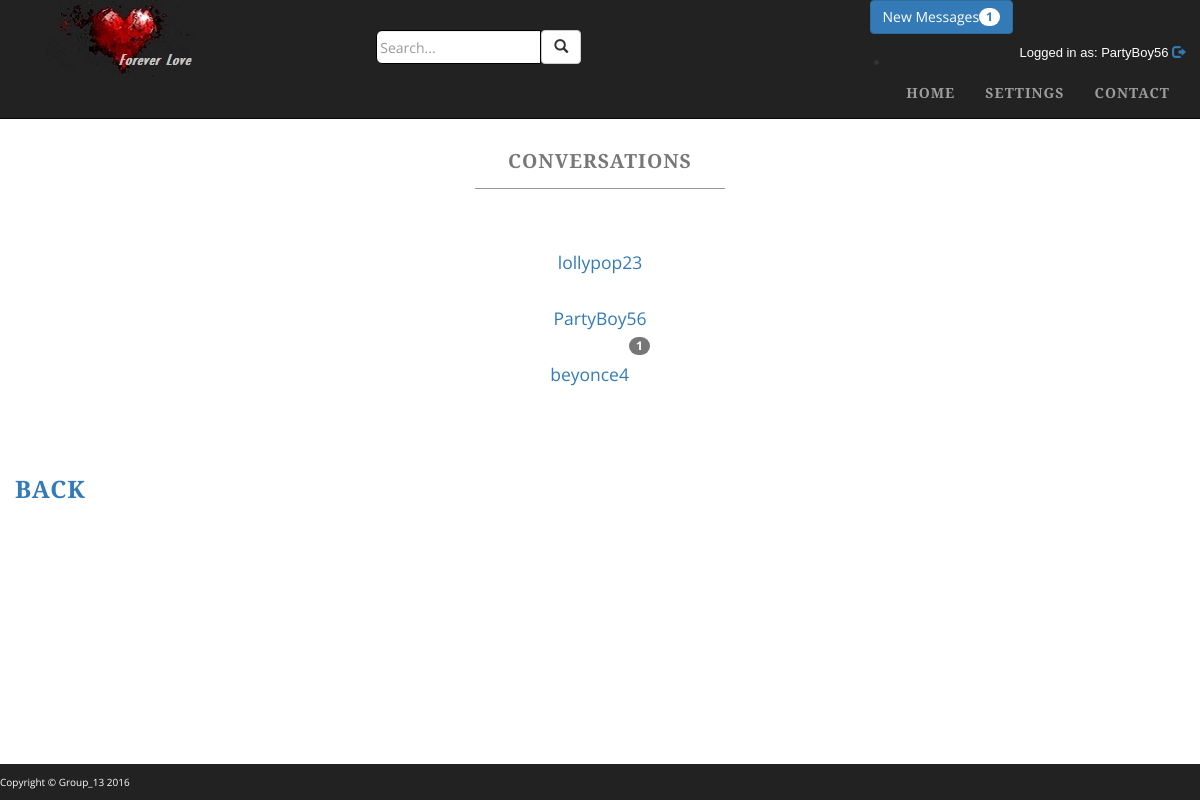
The app's page /existingConversationPage.php (signed in) with its own data.
### tables this page shows
CREATE TABLE IF NOT EXISTS `conversations` (
  `conversation_id` int(11) NOT NULL AUTO_INCREMENT,
  `user1_id` int(11) NOT NULL,
  `user2_id` int(11) NOT NULL,
  `profile_visible` tinyint(4) DEFAULT NULL,
  `reveal` int(11) DEFAULT NULL,
  PRIMARY KEY (`conversation_id`),
  KEY `User1_id` (`user1_id`),
  KEY `User2_id` (`user2_id`)
);

CREATE TABLE IF NOT EXISTS `registration_details` (
  `user_id` int(11) NOT NULL AUTO_INCREMENT,
  `username` varchar(32) NOT NULL,
  `first_name` varchar(32) NOT NULL,
  `last_name` varchar(32) NOT NULL,
  `password` varchar(256) NOT NULL,
  `email` varchar(128) NOT NULL,
  PRIMARY KEY (`user_id`),
  UNIQUE KEY `Username` (`username`,`email`)
);

### classes/Config.php (called while the page is built)
<?php
class Config{
    public static function get($path = null){
        if($path){
            $config = $GLOBALS['config'];
            $path = explode('/', $path);
            foreach($path as $bit){
                if(isset($config[$bit]))
                    $config = $config[$bit];
            }
            return $config;
        }
        return false;
    }
}

### classes/DB.php (called while the page is built, shortened)
<?php
class DB{
    private static $instance = null;
    private $pdo, $query, $error = false, $results, $count = 0;
    private function __construct(){
        try{
            $this->pdo = new PDO(
                'mysql:host='.Config::get('mysql/host').';dbname='.Config::get('mysql/db'),
                Config::get('mysql/username'),
                Config::get('mysql/password')
            );
        }catch (PDOException $e){
            die($e->getMessage());
        }
    }
    public static function getInstance(){
        if(!isset(self::$instance)){
            self::$instance = new DB();
        }
        return self::$instance;
    }
    public function query($sql, $params = []){
        if($this->query = $this->pdo->prepare($sql)){
            if($this->query->execute()){
                $this->results = $this->query->fetchAll(PDO::FETCH_OBJ);
            }
            else{
                $this->error = true;
            }
        }
        return $this;
    }
    public function results(){
        return $this->results;
    }
}

### classes/UserServiceMgr.php (called while the page is built, shortened)
<?php
class UserServiceMgr
{
    public static function getUsername($uid){
        $sql = "SELECT username " .
            "FROM registration_details ".
            "WHERE user_id = '".$uid."'";
        return DB::getInstance()->query($sql)->results()[0]->username;
    }
}

### classes/MessageMgr.php (the view, shortened to what this page needs)
<?php
class MessageMgr
{
    private $userID;
    public function __construct($uid)
    {
        $this->userID = $uid;
    }
    public function findConversations()
    {
        $convos = DB::getInstance()->query("SELECT * FROM conversations WHERE (User1_id = $this->userID) OR (User2_id = $this->userID)", [])->results();
        $messagedUsers = array();
        for($i = 0; $i < count($convos); $i++)
        {
            if($convos[$i]->user1_id == $this->userID)
                $tempUID = $convos[$i]->user2_id;
            else
                $tempUID = $convos[$i]->user1_id;
            $convoPartner = DB::getInstance()->query("SELECT username FROM registration_details WHERE user_id = '$tempUID'")->results();
            $messagedUsers[$i]=$convoPartner[0]->username;
            $tempConvoID = $convos[$i]->conversation_id;
            $linkString = "conversationPage.php?".$tempConvoID."#bottom";
            $vis = $this->isProfileVisible($tempConvoID);
            $unreadMessagesArray = DB::getInstance()->query("SELECT COUNT(*) as num FROM messages WHERE recipient_id = '$this->userID' AND seen = '0' AND conversation_id = $tempConvoID")->results();
            $unreadMessages = $unreadMessagesArray[0]->num;
            if($vis)
            {
                if ($unreadMessages == 0)
                    echo "<a href= \"$linkString\">$messagedUsers[$i]</a><br><br>";
                else
                    echo "<a href= \"$linkString.\">$messagedUsers[$i]<span class=\"badge\">$unreadMessages</span></a><br><br>";
            }
            else
            {
                if ($unreadMessages == 0)
                    echo "<a href= \"$linkString\"Blind Date</a><br><br>";
                else
                    echo "<a href= \"$linkString\">Blind Date<span class=\"badge\">$unreadMessages</span></a><br><br>";
            }
        }
    }
    public function isProfileVisible($convo_id)
    {
        $vis = DB::getInstance()->query("SELECT profile_visible FROM conversations WHERE conversation_id = '$convo_id'")->results();
        if($vis[0]->profile_visible == 1)
            return true;
        else
            return false;
    }
}
?>

### includes/navbar.php (shortened to what this page needs)
<head>
</head>
<nav class="navbar navbar-inverse navbar-fixed-top navBar" role="navigation">
    <div class="container">
        <div class = "row">
            <div class="col-md-2">
                <div class="col-md-2 col-sm-2 pull-left">
                    <img src="includes/pics/logo.jpg">
                </div>
            </div>
            <div class="col-md-5">
                <div class="searchbar-area">
                    <form class="navbar-form" role="search">
                        <div class="input-group">
                            <div class="search-bar" id="search_group">
                                <input type="text" class="form-control search" placeholder="Search..." id="input_search" name="input_search">
                                <div class="input-group-btn">
                                    <button class="btn btn-default" id="search_submit_button" name="search_submit_button" type="submit">
                                        <i class="glyphicon glyphicon-search"></i>
                                    </button>
                                </div>
                            </div>
                        </div>
                    </form>
                </div>
            </div>
            <div class="col-md-5">
                <div>
                    <?php
                        if(isset($_SESSION['user_id']))
                        {
                            $userID = $_SESSION['user_id'];
                            $newMessages = DB::getInstance()->query("SELECT COUNT(*) as Number FROM messages WHERE recipient_id = '$userID' AND seen = '0'")->results();
                            $count = $newMessages[0]->Number;
                            if ($count > 0)
                                echo "<a href=\"existingConversationPage.php\"><button type=\"button\" class=\"btn btn-primary\">New Messages<span class=\"badge\">$count</span></button></a>";
                        }
                    ?>
                </div>
            </div>
                <div class = "logged-in pull-right">
                    Logged in as:
                    <?php
                        if(isset($_SESSION['user_id'])){
                             $log =  UserServiceMgr::getUsername($_SESSION['user_id']).'   ';
                        }else{
                              $log = 'UNSET';
                        } echo $log?>
                    <?php echo '<a href="../ForeverLove/welcomePage.php?logout=yes"><span class="glyphicon glyphicon-log-out" tooltip = "popover"  title = "Logout"></span></a>';?>
                </div>
                <div class = "nav-text">
                    <ul class="pull-right">
                        <li>
                            <div class="collapse navbar-collapse" id="bs-example-navbar-collapse-1">
                                <ul class="nav navbar-nav navbar-right ">
                                    <li>
                                        <a href="../ForeverLove/homePage.php">Home</a>
                                    </li>
                                    <li>
                                        <a href="../ForeverLove/settingsPage.php">Settings</a>
                                    </li>
                                    <li>
                                        <a href="../ForeverLove/contactPage.php">Contact</a>
                                    </li>
                                </ul>
                            </div>
                        </li>
                    </ul>
                </div>
            </div>
        </div>
    </div>
</nav>

### css/custom-base-page.css (style rules this page uses)
body { margin-top: 50px; }
.full { background: url('http://gdurl.com/1DKh') no-repeat center center fixed; -webkit-background-size: cover; -moz-background-size: cover; background-size: cover; -o-background-size: cover; }
body { font-family: "Open Sans","Helvetica Neue",Helvetica,Arial,sans-serif; }
.nav-text ul { text-transform: uppercase; font-family: "Josefin Slab","Helvetica Neue",Helvetica,Arial,sans-serif; font-weight: 700; letter-spacing: 1px; }
p { font-size: 1.25em; line-height: 1.6; color: #000; }
footer p { margin: 0; padding: 10px 0; text-align: left; background: #222222; color: white; font-size: x-small; }
.logged-in { color: white; margin-top: 10px; margin-left: 20px; font-size: small; font-family: Arial; text-transform: none; font-weight: 100; }
.nav-text li { margin:0px; line-height: 0px; margin-top:0px; }
.nav-text ul { margin:0px; line-height: 0px; margin-top:0px; }
.navbar-nav { margin-top: 5px; margin:0px; line-height: 0px; margin-top:10px; padding-bottom: 0px; }
#input_search { border: solid 1px #000; border-top-left-radius: 6px; border-bottom-left-radius: 6px; padding: 3px; }
.searchbar-area { margin-top: 30px; margin-left: 50px; line-height: 0px; }
.badge { position:relative; bottom: 30px; }

### records on screen
conversations: i "lollypop23"
conversations: i "PartyBoy56"
registration_details: username "PartyBoy56"

### other values on screen
$messagedUsers[$i] "beyonce4"
$unreadMessages "1"
$count "1"
